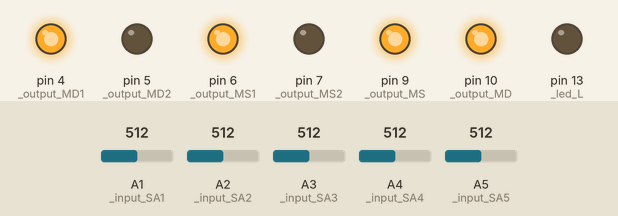
A sketch run on a simulated Arduino Uno, built with avr-gcc and run on an emulated ATmega328P. Parts: output pins drawn as LEDs (lit = HIGH). The inputs (shaded band) are chosen by the test bench; at power-on: A2 (_input_SA2) = 512, A1 (_input_SA1) = 512, A3 (_input_SA3) = 512, A4 (_input_SA4) = 512, A5 (_input_SA5) = 512.

Above: at 1.2 s.
1.3 s: A2 (_input_SA2) set to 218
2.8 s: A2 (_input_SA2) set to 187
At 3.4 s:
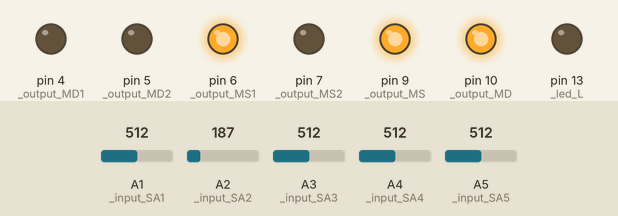
4.3 s: A1 (_input_SA1) set to 217
5.8 s: A1 (_input_SA1) set to 188
At 6.9 s:
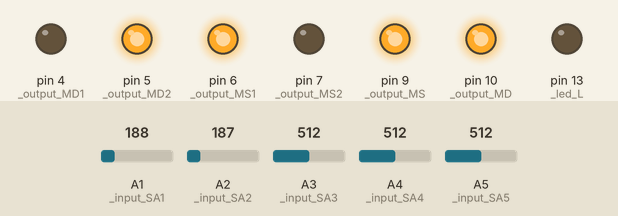
7.3 s: A1 (_input_SA1) set to 210
At 8.2 s:
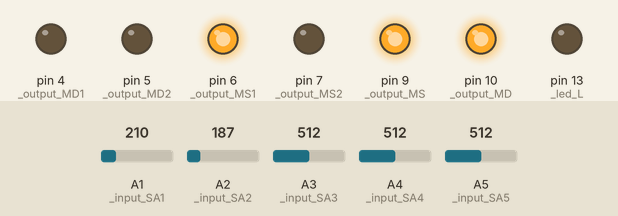
8.8 s: A1 (_input_SA1) set to 190
At 9.3 s:
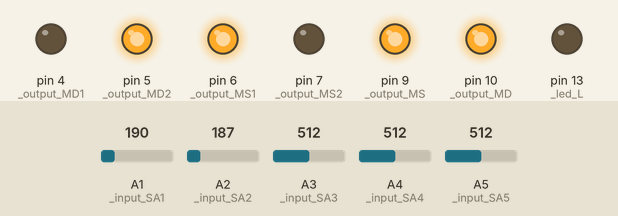
Timing chart, 0 to 11.3 s (numbered marks = the images above; inputs shaded):
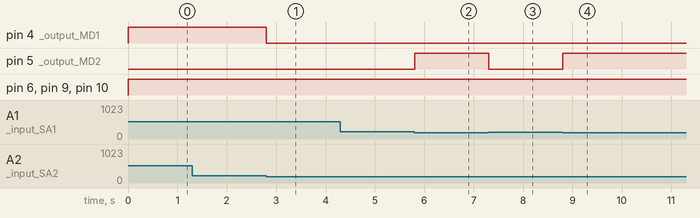

Measured:
- the behaviour switches between 200 and 199 on A2 (_input_SA2) (found by bisection; images 0 and 1)
- the behaviour switches between 200 and 199 on A1 (_input_SA1) (found by bisection; images 1 and 2)
- after the input at 1.3 s, every drawn part: stays the same
- after the input at 2.8 s, pin 4 (_output_MD1): HIGH → LOW at once
- after the input at 4.3 s, every drawn part: stays the same
- after the input at 5.8 s, pin 5 (_output_MD2): LOW → HIGH at once
- after the input at 7.3 s, pin 5 (_output_MD2): HIGH → LOW at once
- after the input at 8.8 s, pin 5 (_output_MD2): LOW → HIGH at once

The sketch:

TecnicusCode.ino
```cpp
void ____citireSenzori();
void ____ajustareTraiectorie();
void ____controlMotoare();

double ___ajustare;
double ___SA1;
double ___SA2;
double ___SA3;
double ___SA4;
double ___SA5;
int _input_SA1 = A1;
int _input_SA3 = A3;
int _input_SA2 = A2;
int _output_MS = 9;
int _input_SA5 = A5;
int _input_SA4 = A4;
int _output_MS2 = 7;
int _output_MS1 = 6;
int _led_L = 13;
int _output_MD = 10;
int _output_MD2 = 5;
int _output_MD1 = 4;

void ____citireSenzori() {
    ___SA1 = analogRead(_input_SA1);
    ___SA2 = analogRead(_input_SA2);
    ___SA3 = analogRead(_input_SA3);
    ___SA4 = analogRead(_input_SA4);
    ___SA5 = analogRead(_input_SA5);
}

void ____ajustareTraiectorie() {
    if ( ( ( ( ___SA1 > 200 ) && ( ___SA2 > 200 ) ) && ( ( ___SA3 < 200 ) && ( ___SA4 > 200 ) ) ) && ( ___SA5 > 200 ) ) {
        ___ajustare = 0; // mijloc vede
    } else {
        if ( ( ( ( ___SA1 > 200 ) && ( ___SA2 < 200 ) ) && ( ( ___SA3 > 200 ) && ( ___SA4 > 200 ) ) ) && ( ___SA5 > 200 ) ) {
            ___ajustare = 1; // stanga vede
        } else {
            if ( ( ( ( ___SA1 > 200 ) && ( ___SA2 > 200 ) ) && ( ( ___SA3 > 200 ) && ( ___SA4 < 200 ) ) ) && ( ___SA5 > 200 ) ) {
                ___ajustare = 2; // dreapta vede
            } else {
                if ( ( ( ( ___SA1 > 200 ) && ( ___SA2 < 200 ) ) && ( ( ___SA3 < 200 ) && ( ___SA4 > 200 ) ) ) && ( ___SA5 > 200 ) ) {
                    ___ajustare = 3; // mijloc + stanga vede
                } else {
                    if ( ( ( ( ___SA1 > 200 ) && ( ___SA2 > 200 ) ) && ( ( ___SA3 < 200 ) && ( ___SA4 < 200 ) ) ) && ( ___SA5 > 200 ) ) {
                        ___ajustare = 4; // mijloc + dreapta vede
                    } else {
                        if ( ( ( ( ___SA1 < 200 ) && ( ___SA2 < 200 ) ) && ( ( ___SA3 < 200 ) && ( ___SA4 > 200 ) ) ) && ( ___SA5 > 200 ) ) {
                            ___ajustare = 5; // mijloc + stanga + capat stanga vede
                        } else {
                            if ( ( ( ( ___SA1 > 200 ) && ( ___SA2 > 200 ) ) && ( ( ___SA3 < 200 ) && ( ___SA4 < 200 ) ) ) && ( ___SA5 < 200 ) ) {
                                ___ajustare = 6; // mijloc + dreapta + capat dreapta vede
                            } else {
                                if ( ( ( ( ___SA1 > 200 ) && ( ___SA2 > 200 ) ) && ( ( ___SA3 > 200 ) && ( ___SA4 < 200 ) ) ) && ( ___SA5 < 200 ) ) {
                                    ___ajustare = 7; // dreapta + capat dreapta vede
                                } else {
                                    if ( ( ( ( ___SA1 < 200 ) && ( ___SA2 < 200 ) ) && ( ( ___SA3 > 200 ) && ( ___SA4 > 200 ) ) ) && ( ___SA5 > 200 ) ) {
                                        ___ajustare = 8; // stanga + stanga capat vede
                                    } else {
                                        if ( ( ( ( ___SA1 < 200 ) && ( ___SA2 < 200 ) ) && ( ( ___SA3 < 200 ) && ( ___SA4 < 200 ) ) ) && ( ___SA5 < 200 ) ) {
                                            ___ajustare = 9; // stop
                                        } else {
                                            if ( ( ( ( ___SA1 < 200 ) && ( ___SA2 < 200 ) ) && ( ( ___SA3 > 200 ) && ( ___SA4 < 200 ) ) ) && ( ___SA5 > 200 ) ) {
                                                ___ajustare = 10; // dreapta + stanga + capat stanga vede
                                            } else {
                                                if ( ( ( ( ___SA1 > 200 ) && ( ___SA2 < 200 ) ) && ( ( ___SA3 > 200 ) && ( ___SA4 < 200 ) ) ) && ( ___SA5 < 200 ) ) {
                                                    ___ajustare = 11; // stanga + dreapta + capat dreapta vede
                                                } else {
                                                    if ( ( ( ( ___SA1 > 200 ) && ( ___SA2 < 200 ) ) && ( ( ___SA3 < 200 ) && ( ___SA4 < 200 ) ) ) && ( ___SA5 < 200 ) ) {
                                                        ___ajustare = 12; // stanga + mijloc + dreapta + capat dreapta
                                                    } else {
                                                        if ( ( ( ( ___SA1 < 200 ) && ( ___SA2 < 200 ) ) && ( ( ___SA3 < 200 ) && ( ___SA4 < 200 ) ) ) && ( ___SA5 > 200 ) ) {
                                                            ___ajustare = 13; // dreapta + mijloc + stanga + capat stanga
                                                        } else {
                                                            if ( ( ( ( ___SA1 > 200 ) && ( ___SA2 < 200 ) ) && ( ( ___SA3 < 200 ) && ( ___SA4 < 200 ) ) ) && ( ___SA5 > 200 ) ) {
                                                                ___ajustare = 14; // stanga + mijloc + dreapta
                                                            } else {
                                                                if ( ( ( ( ___SA1 < 200 ) && ( ___SA2 > 200 ) ) && ( ( ___SA3 < 200 ) && ( ___SA4 > 200 ) ) ) && ( ___SA5 > 200 ) ) {
                                                                    ___ajustare = 15; // mijloc + capat stanga
                                                                } else {
                                                                    if ( ( ( ( ___SA1 > 200 ) && ( ___SA2 > 200 ) ) && ( ( ___SA3 < 200 ) && ( ___SA4 > 200 ) ) ) && ( ___SA5 < 200 ) ) {
                                                                        ___ajustare = 16; // mijloc + capat dreapta
                                                                    }
                                                                }
                                                            }
                                                        }
                                                    }
                                                }
                                            }
                                        }
                                    }
                                }
                            }
                        }
                    }
                }
            }
        }
    }
}

void ____controlMotoare() {
    analogWrite(_output_MD, (int)255); // viteza motorului drept 0 - 255
    analogWrite(_output_MS, (int)255); // viteza motorului stang 0 - 255
    if ( ___ajustare == 0 ) {
        digitalWrite(_output_MD1, (int)1); // mijloc vede
        digitalWrite(_output_MD2, (int)0);
        digitalWrite(_output_MS1, (int)1);
        digitalWrite(_output_MS2, (int)0);
    } else {
        if ( ___ajustare == 1 ) {
            digitalWrite(_output_MD1, (int)0); // stanga vede
            digitalWrite(_output_MD2, (int)0);
            digitalWrite(_output_MS1, (int)1);
            digitalWrite(_output_MS2, (int)0);
        } else {
            if ( ___ajustare == 2 ) {
                digitalWrite(_output_MD1, (int)1); // dreapta vede
                digitalWrite(_output_MD2, (int)0);
                digitalWrite(_output_MS1, (int)0);
                digitalWrite(_output_MS2, (int)0);
            } else {
                if ( ___ajustare == 3 ) {
                    digitalWrite(_output_MD1, (int)0); // mijloc + stanga vede
                    digitalWrite(_output_MD2, (int)0);
                    digitalWrite(_output_MS1, (int)1);
                    digitalWrite(_output_MS2, (int)0);
                } else {
                    if ( ___ajustare == 4 ) {
                        digitalWrite(_output_MD1, (int)1); // mijloc + dreapta vede
                        digitalWrite(_output_MD2, (int)0);
                        digitalWrite(_output_MS1, (int)0);
                        digitalWrite(_output_MS2, (int)0);
                    } else {
                        if ( ___ajustare == 5 ) {
                            digitalWrite(_output_MD1, (int)0); // mijloc + stanga + capat stanga vede
                            digitalWrite(_output_MD2, (int)1);
                            digitalWrite(_output_MS1, (int)1);
                            digitalWrite(_output_MS2, (int)0);
                        } else {
                            if ( ___ajustare == 6 ) {
                                digitalWrite(_output_MD1, (int)1); // mijloc + dreapta + capat dreapta vede
                                digitalWrite(_output_MD2, (int)0);
                                digitalWrite(_output_MS1, (int)0);
                                digitalWrite(_output_MS2, (int)1);
                            } else {
                                if ( ___ajustare == 7 ) {
                                    digitalWrite(_output_MD1, (int)1); // dreapta + capat dreapta vede
                                    digitalWrite(_output_MD2, (int)0);
                                    digitalWrite(_output_MS1, (int)0);
                                    digitalWrite(_output_MS2, (int)1);
                                } else {
                                    if ( ___ajustare == 8 ) {
                                        digitalWrite(_output_MD1, (int)0); // stanga + stanga capat vede
                                        digitalWrite(_output_MD2, (int)1);
                                        digitalWrite(_output_MS1, (int)1);
                                        digitalWrite(_output_MS2, (int)0);
                                    } else {
                                        if ( ___ajustare == 9 ) {
                                            digitalWrite(_output_MD1, (int)0); // stop
                                            digitalWrite(_output_MD2, (int)0);
                                            digitalWrite(_output_MS1, (int)0);
                                            digitalWrite(_output_MS2, (int)0);
                                        } else {
                                            if ( ___ajustare == 10 ) {
                                               digitalWrite(_output_MD1, (int)0); // stanga + dreapta + dreapta capat vede
                                               digitalWrite(_output_MD2, (int)0);
                                               digitalWrite(_output_MS1, (int)1);
                                               digitalWrite(_output_MS2, (int)0);
                                           } else {
                                               if ( ___ajustare == 11 ) {
                                                  digitalWrite(_output_MD1, (int)1); // dreapta + stanga + stanga capat vede
                                                  digitalWrite(_output_MD2, (int)0);
                                                  digitalWrite(_output_MS1, (int)0);
                                                  digitalWrite(_output_MS2, (int)0);
                                               } else {
                                                    if ( ___ajustare == 12 ) {
                                                       digitalWrite(_output_MD1, (int)1); // stanga + mijloc + dreapta + capat dreapta
                                                       digitalWrite(_output_MD2, (int)0);
                                                       digitalWrite(_output_MS1, (int)0);
                                                       digitalWrite(_output_MS2, (int)1);
                                                    } else {
                                                        if ( ___ajustare == 13 ) {
                                                           digitalWrite(_output_MD1, (int)0); // dreapta + mijloc + stanga + capat stanga
                                                           digitalWrite(_output_MD2, (int)1);
                                                           digitalWrite(_output_MS1, (int)1);
                                                           digitalWrite(_output_MS2, (int)0);
                                                        } else {
                                                            if ( ___ajustare == 14 ) {
                                                               digitalWrite(_output_MD1, (int)1); // stanga + mijloc + dreapta
                                                               digitalWrite(_output_MD2, (int)0);
                                                               digitalWrite(_output_MS1, (int)1);
                                                               digitalWrite(_output_MS2, (int)0);
                                                            } else {
                                                                if ( ___ajustare == 15 ) {
                                                                   digitalWrite(_output_MD1, (int)0); // mijloc + capat stanga
                                                                   digitalWrite(_output_MD2, (int)1);
                                                                   digitalWrite(_output_MS1, (int)1);
                                                                   digitalWrite(_output_MS2, (int)0);
                                                                } else {
                                                                    if ( ___ajustare == 16 ) {
                                                                       digitalWrite(_output_MD1, (int)1); // mijloc + capat stanga
                                                                       digitalWrite(_output_MD2, (int)0);
                                                                       digitalWrite(_output_MS1, (int)0);
                                                                       digitalWrite(_output_MS2, (int)1);
                                                                    }
                                                                }
                                                            }
                                                        }
                                                    }
                                               }
                                           }
                                        }
                                    }
                                }
                            }
                        }
                    }
                }
            }
        }
    }
}


void setup()
{
    pinMode(_input_SA1, INPUT);
    pinMode(_input_SA3, INPUT);
    pinMode(_input_SA2, INPUT);
    pinMode(_output_MS, OUTPUT);
    pinMode(_input_SA5, INPUT);
    pinMode(_input_SA4, INPUT);
    pinMode(_output_MS1, OUTPUT);
    pinMode(_output_MS2, OUTPUT);
    pinMode(_led_L, OUTPUT);
    pinMode(_output_MD, OUTPUT);
    pinMode(_output_MD2, OUTPUT);
    pinMode(_output_MD1, OUTPUT);
    ___ajustare = 0;
    ___SA1 = 0;
    ___SA2 = 0;
    ___SA3 = 0;
    ___SA4 = 0;
    ___SA5 = 0;
}

void loop(){
    ____citireSenzori();
    ____ajustareTraiectorie();
    ____controlMotoare();
    delay(10);
}
```
